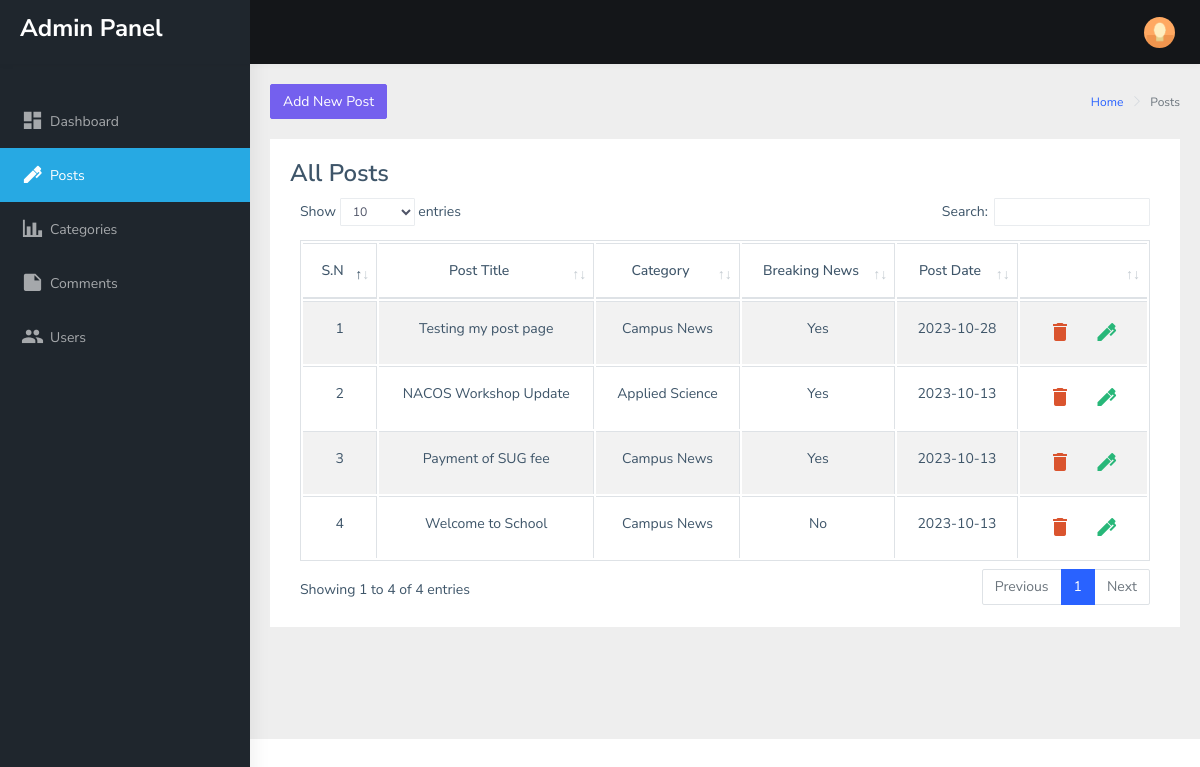
The page /admin/posts.php on the database its author committed.
### tables this page shows
CREATE TABLE `tb_posts` (
  `post_id` bigint(20) NOT NULL,
  `post_type` text NOT NULL,
  `post_title` text NOT NULL,
  `post_content` longtext NOT NULL,
  `post_isbreaking` tinytext NOT NULL DEFAULT 'No',
  `post_image` text NOT NULL,
  `post_author` text NOT NULL,
  `post_date` datetime NOT NULL
);

### admin/functions.php (called while the page is built, shortened)
<?php
class AdminFunctions {
   function get_post_titles() {
      $db=new Dbconfig;
      $con=$db->connect_db();
      $stmt = $con->prepare(" SELECT `post_id`,`post_title`,`post_date`,`post_type`,`post_isbreaking`  FROM `tb_posts` ORDER BY `post_id` DESC");
      $stmt->execute();
      $arr = [];
      $result= $stmt->get_result();
      while($row = $result->fetch_assoc()) {
      $arr[] = $row;
      }
      return $arr;
   }
      {?>
<?php }
}
?>

### admin/posts.php (the view, shortened to what this page needs)
<?php
include "./admin-header.php";
?>
<div class="page-wrapper">
    <div class="page-breadcrumb">
        <div class="row">
            <div class="col-12 d-flex no-block align-items-center">
                <div>
                    <a href="./add-new.php" class="btn btn-primary">Add New Post</a>
                </div>
                <div class="ml-auto text-right">
                    <nav aria-label="breadcrumb">
                        <ol class="breadcrumb">
                            <li class="breadcrumb-item"><a href="./index.php">Home</a></li>
                            <li class="breadcrumb-item active" aria-current="page">Posts</li>
                        </ol>
                    </nav>
                </div>
            </div>
        </div>
    </div>
    <div class="container-fluid">
        <div class="row">
            <div class="col-12">
                <div class="card">
                    <div class="card-body">
                        <h3 class="card-title">All Posts</h3>
                        <div class="table-responsive">
                            <table id="zero_config" class="table table-striped table-bordered w-100 table">
                                <thead>
                                    <tr>
                                        <th>S.N</th>
                                        <th>Post Title</th>
                                        <th>Category</th>
                                        <th>Breaking News</th>
                                        <th>Post Date</th>
                                        <th> </th>
                                    </tr>
                                </thead>
                                <tbody>
                                    <?php
                                            $posts=$admin->get_post_titles();
                                            $counter=1;
                                            foreach ($posts as $post) {
                                                echo "<tr>";
                                                echo "<td>".$counter."</td>";
                                                echo '<td>'.$post['post_title'].'</td>';
                                                echo '<td>'.$post['post_type'].'</td>';
                                                echo '<td>'.$post['post_isbreaking'].'</td>';
                                                echo "<td>".date("Y-m-d", strtotime($post['post_date']))."</td>"; ?>
                                    <td class="h3">
                                        <a href="javascript:delete_post(<?php echo $post['post_id']; ?>)"
                                            data-toggle="tooltip" data-placement="top" data-original-title="Delete"
                                            class="px-1 mx-1 btn-outline-danger"><i class="mdi mdi-delete"></i></a>
                                        <a href="./edit.php?post-id=<?php echo $post['post_id']; ?>"
                                            data-toggle="tooltip" data-placement="top" data-original-title="Edit"
                                            class="px-1 mx-1 btn-outline-success"> <i class="mdi mdi-pen"></i></a>
                                    </td>
                                    <?php echo "</tr>";
                                                $counter++;
                                            }
                                            ?>
                                </tbody>
                            </table>
                        </div>
                    </div>
                </div>
            </div>
        </div>
    </div>
</div>
<?php
include_once "./admin-footer.php";
?>

### rows shown on the page
tb_posts: post_title "Testing my post page", post_type "Campus News", post_isbreaking "Yes", post_date "2023-10-28"
tb_posts: post_title "NACOS Workshop Update", post_type "Applied Science", post_isbreaking "Yes", post_date "2023-10-13"
tb_posts: post_title "Payment of SUG fee", post_type "Campus News", post_isbreaking "Yes", post_date "2023-10-13"
tb_posts: post_title "Welcome to School", post_type "Campus News", post_isbreaking "No", post_date "2023-10-13"
